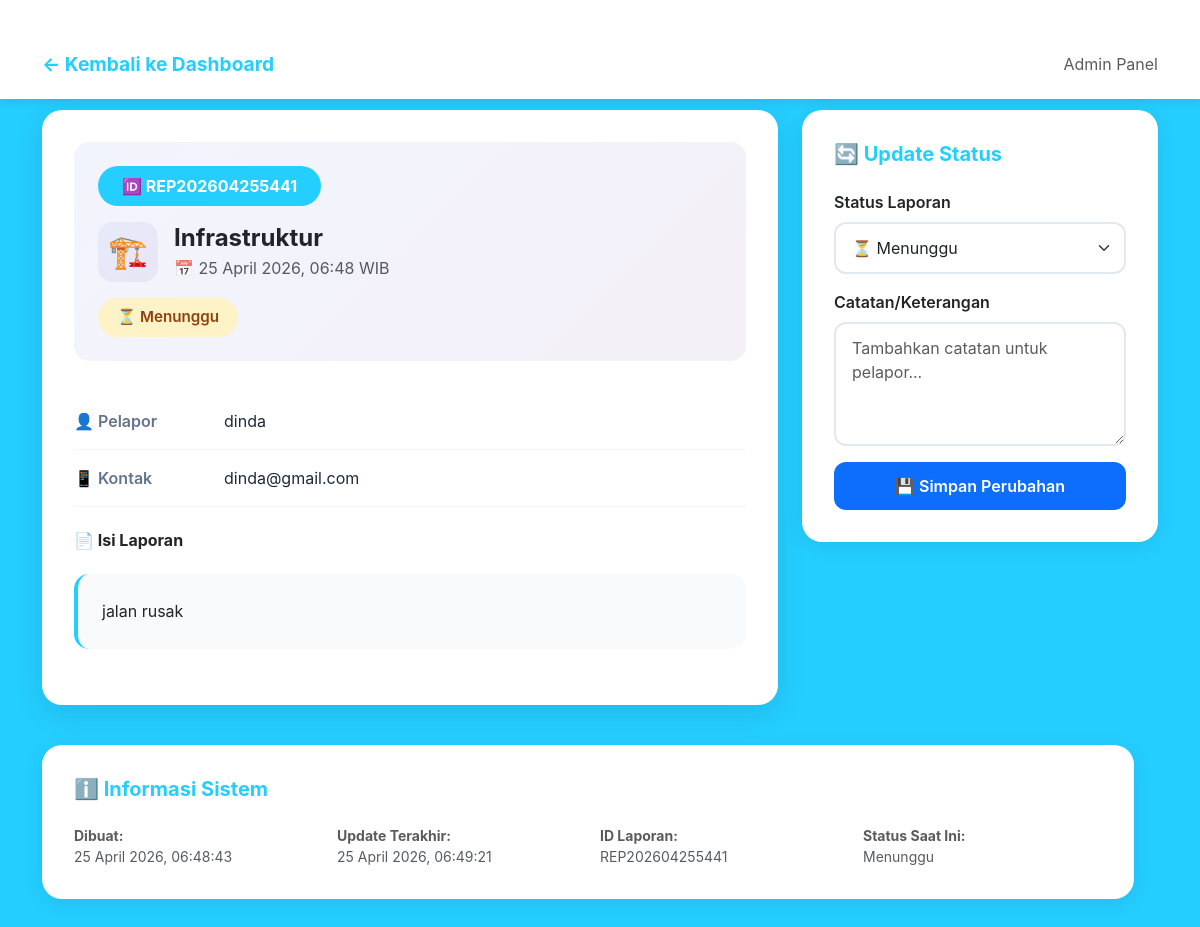
/view.php?report_id=REP202604255441 (signed in), run on the app's committed database.
### tables this page shows
CREATE TABLE `reports` (
  `id` int(11) NOT NULL,
  `report_id` varchar(50) NOT NULL,
  `nama` varchar(100) DEFAULT NULL,
  `kontak` varchar(100) DEFAULT NULL,
  `kategori` varchar(50) DEFAULT NULL,
  `isi` text NOT NULL,
  `foto` varchar(255) DEFAULT NULL,
  `status` enum('menunggu','diproses','selesai','ditolak') DEFAULT 'menunggu',
  `note_admin` text DEFAULT NULL,
  `tanggal` timestamp NOT NULL DEFAULT current_timestamp(),
  `updated_at` timestamp NULL DEFAULT NULL ON UPDATE current_timestamp(),
  `is_anonim` tinyint(1) DEFAULT 0,
  `user_id` int(11) DEFAULT NULL
);

### util.php (called while the page is built, shortened)
<?php
function esc($s) { return htmlspecialchars($s ?? '', ENT_QUOTES | ENT_SUBSTITUTE, 'UTF-8'); }
?>

### view.php (the view, shortened to what this page needs)
<?php
require_once __DIR__ . '/../config/koneksi.php';
require_once __DIR__ . '/../helpers/util.php';
$report_id = $_GET['report_id'] ?? '';
$stmt = $conn->prepare('SELECT * FROM reports WHERE report_id = ? LIMIT 1');
$stmt->bind_param('s',$report_id);
$stmt->execute();
$res=$stmt->get_result();
$row = $res->fetch_assoc();
?>
<!DOCTYPE html>
<html lang="id">
<head>
  <link href="https://cdn.jsdelivr.net/npm/bootstrap@5.3.2/dist/css/bootstrap.min.css" rel="stylesheet">
  <link href="admin_styles.css" rel="stylesheet">
</head>
<body>
<nav class="admin-navbar">
  <div class="container">
    <div class="d-flex justify-content-between align-items-center">
      <div>
        <a href="dashboard.php" class="text-decoration-none" style="color: var(--primary); font-weight: 700; font-size: 1.2rem;">
          ← Kembali ke Dashboard
        </a>
      </div>
      <div>
        <span class="text-muted">Admin Panel</span>
      </div>
    </div>
  </div>
</nav>
<div class="container pb-5">
  <div class="row">
    <div class="col-lg-8">
      <div class="main-card">
        <div class="report-header">
          <div class="report-id-badge">
            🆔 <?php echo esc($row['report_id']); ?>
          </div>
          <div class="d-flex align-items-center mb-3">
            <div class="category-icon">
              <?php
                $icons = [
                  'Infrastruktur' => '🏗️',
                  'Kesehatan' => '🏥',
                  'Keamanan' => '🚨',
                  'Pendidikan' => '📚',
                  'Lingkungan' => '🌳',
                  'Lainnya' => '📌'
                ];
                echo $icons[$row['kategori']] ?? '📋';
              ?>
            </div>
            <div>
              <h4 class="mb-1 fw-bold"><?php echo esc($row['kategori'] ?: 'Tidak Berkategori'); ?></h4>
              <p class="text-muted mb-0">
                📅 <?php echo date('d F Y, H:i', strtotime($row['tanggal'] ?? $row['created_at'])); ?> WIB
              </p>
            </div>
          </div>
          <div>
            <span class="status-badge status-<?php echo str_replace(' ', '', esc($row['status'])); ?>">
              <?php
                $status_icons = [
                  'menunggu' => '⏳',
                  'diproses' => '🔄',
                  'selesai' => '✅',
                  'ditolak' => '❌'
                ];
                $status_labels = [
                  'menunggu' => 'Menunggu',
                  'diproses' => 'Diproses',
                  'selesai' => 'Selesai',
                  'ditolak' => 'Ditolak'
                ];
                echo ($status_icons[$row['status']] ?? '') . ' ' . ($status_labels[$row['status']] ?? $row['status']);
              ?>
            </span>
          </div>
        </div>
        <div class="info-row">
          <div class="info-label">👤 Pelapor</div>
          <div class="info-value"><?php echo esc($row['nama'] ?: 'Anonim'); ?></div>
        </div>
        <div class="info-row">
          <div class="info-label">📱 Kontak</div>
          <div class="info-value"><?php echo esc($row['kontak'] ?: '-'); ?></div>
        </div>
        <h6 class="mt-4 mb-3 fw-bold">📄 Isi Laporan</h6>
        <div class="report-content">
          <?php echo nl2br(esc($row['isi'])); ?>
        </div>
      </div>
    </div>
    <div class="col-lg-4">
      <div class="form-card">
        <h5>🔄 Update Status</h5>
        <form method="POST" action="update_status.php">
          <div class="mb-3">
            <label class="form-label fw-semibold">Status Laporan</label>
            <select name="status" class="form-select" required>
              <option value="menunggu" <?php if($row['status']=='menunggu') echo 'selected'; ?>>
                ⏳ Menunggu
              </option>
            </select>
          </div>
          <div class="mb-3">
            <label class="form-label fw-semibold">Catatan/Keterangan</label>
            <textarea name="note" class="form-control" rows="4"
                      placeholder="Tambahkan catatan untuk pelapor..."><?php echo esc($row['note_admin'] ?? ''); ?></textarea>
          </div>
          <button type="submit" class="btn btn-primary btn-action w-100">
            💾 Simpan Perubahan
          </button>
        </form>
      </div>
  </div>
  <div class="row mt-3">
    <div class="col-12">
      <div class="form-card">
        <h5>ℹ️ Informasi Sistem</h5>
        <div class="row">
          <div class="col-md-3">
            <div class="small text-muted">
              <p class="mb-0">
                <strong>Dibuat:</strong><br>
                <?php echo date('d F Y, H:i:s', strtotime($row['tanggal'] ?? $row['created_at'])); ?>
              </p>
            </div>
          </div>
          <div class="col-md-3">
            <div class="small text-muted">
              <p class="mb-0">
                <strong>Update Terakhir:</strong><br>
                <?php echo isset($row['updated_at']) ? date('d F Y, H:i:s', strtotime($row['updated_at'])) : '-'; ?>
              </p>
            </div>
          </div>
          <div class="col-md-3">
            <div class="small text-muted">
              <p class="mb-0">
                <strong>ID Laporan:</strong><br>
                <?php echo esc($row['report_id']); ?>
              </p>
            </div>
          </div>
          <div class="col-md-3">
            <div class="small text-muted">
              <p class="mb-0">
                <strong>Status Saat Ini:</strong><br>
                <?php
                  $status_display = [
                    'menunggu' => 'Menunggu',
                    'diproses' => 'Diproses',
                    'selesai' => 'Selesai',
                    'ditolak' => 'Ditolak'
                  ];
                  echo $status_display[$row['status']] ?? $row['status'];
                ?>
              </p>
            </div>
          </div>
        </div>
      </div>
    </div>
  </div>
</div>
</body>
</html>

### admin_styles.css (style rules this page uses)
:root { --primary: #24ceff; --secondary: #24ceff; --success: #10b981; --warning: #f59e0b; --danger: #ef4444; --info: #3b82f6; }
body { background: linear-gradient(135deg, var(--primary), var(--secondary)); min-height: 100vh; font-family: -apple-system, BlinkMacSystemFont, "Segoe UI", Roboto, sans-serif; }
.admin-navbar { background: rgba(255, 255, 255, 0.95); backdrop-filter: blur(10px); box-shadow: 0 4px 20px rgba(0, 0, 0, 0.1); padding: 1rem 0; margin-bottom: 2rem; }
.status-badge { padding: 0.4rem 1rem; border-radius: 20px; font-weight: 600; font-size: 0.85rem; display: inline-block; }
.status-menunggu { background: #fef3c7; color: #92400e; }
.btn-action { border-radius: 10px; padding: 0.5rem 1.2rem; font-weight: 600; transition: all 0.3s ease; border: 2px solid; }
.main-card { background: white; border-radius: 20px; padding: 2rem; box-shadow: 0 8px 30px rgba(0, 0, 0, 0.1); margin-bottom: 1.5rem; }
.report-header { padding: 1.5rem; background: linear-gradient(135deg, #667eea15, #764ba215); border-radius: 15px; margin-bottom: 2rem; }
.report-id-badge { background: linear-gradient(135deg, var(--primary), var(--secondary)); color: white; padding: 0.5rem 1.5rem; border-radius: 20px; font-weight: 700; display: inline-block; margin-bottom: 1rem; }
.status-badge { padding: 0.5rem 1.2rem; border-radius: 20px; font-weight: 600; font-size: 0.95rem; display: inline-block; }
.info-row { display: flex; padding: 1rem 0; border-bottom: 1px solid #f1f5f9; }
.info-label { font-weight: 600; color: #64748b; width: 150px; flex-shrink: 0; }
.info-value { flex: 1; color: #1e293b; }
.report-content { background: #f8fafc; padding: 1.5rem; border-radius: 15px; border-left: 4px solid var(--primary); margin: 1.5rem 0; line-height: 1.7; }
.form-card { background: white; border-radius: 20px; padding: 2rem; box-shadow: 0 4px 20px rgba(0, 0, 0, 0.08); margin-bottom: 1.5rem; }
.form-card h5 { display: flex; align-items: center; gap: 0.5rem; margin-bottom: 1.5rem; color: var(--primary); font-weight: 700; }
.form-control, .form-select { border: 2px solid #e2e8f0; border-radius: 12px; padding: 0.75rem 1rem; transition: all 0.3s ease; }
.btn-action { border-radius: 12px; padding: 0.75rem 1.5rem; font-weight: 600; transition: all 0.3s ease; border: none; }
.category-icon { width: 60px; height: 60px; border-radius: 15px; display: flex; align-items: center; justify-content: center; font-size: 2rem; background: linear-gradient(135deg, #667eea15, #764ba215); margin-right: 1rem; }
.admin-navbar { position: fixed; top: 0; left: 0; right: 0; z-index: 1000; }

### view.php (style rules this page uses)
body { padding-top: 80px; }
.admin-navbar { position: fixed; top: 0; left: 0; right: 0; z-index: 1000; background: white; box-shadow: 0 2px 10px rgba(0,0,0,0.1); padding: 20px 0; }
.container { margin-top: 30px; }

### data on the page
reports: report "REP202604255441", kategori "🏗️", kategori "Infrastruktur", tanggal "25 April 2026, 06:48", status "⏳", status "Menunggu", nama "dinda", kontak "dinda@gmail.com", isi "jalan rusak", status "⏳ Menunggu", tanggal "25 April 2026, 06:48:43", updated_at "25 April 2026, 06:49:21"
